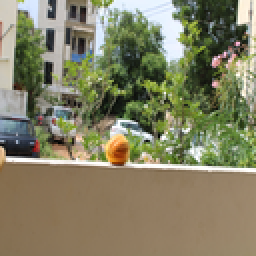
%> input picture Image1.png, 128 x 128 px, shrunk from 3000 x 3000 before the run (shown 2 times larger)
$ octave histogram.m   (GNU Octave 9; MATLAB toolbox functions it lacks are replaced by stand-ins)
%> lines starting %> are read from the running program, lines starting %| are printed output that depends on the picture
clc;
clear all;
close all;

img=imread('Image1.png');
%> img is the input picture: size 128x128x3 uint8; mean R, G, B 131.1, 128.5, 100.4
im=rgb2gray(img);
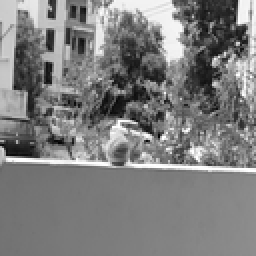
%> im: size 128x128 uint8 (shown 2 times larger); min 4, max 255, mean 126
imshow(im)
title('Image 1 in grayscale')
figure(1)
hold on

[r,c]=size(im);
%> r = 128; c = 128

level=1:256;
n=0:255;
total=0;

for l=1:256
    for loop1=1:r
        for loop2=1:c

            if im(loop1,loop2)==l-1
                total=total+1;
            end
        end
    end
            level(l)=total;
            total=0;
end
%> after the loop, level = 256 values, max 509 at index 123, min 0 at index 1, mean 64

figure(2)
disp(level')
%> (printed output is left out)
stem(n,level);
grid on;
ylabel('number of pixels');
xlabel('intensity level'); title('Histogram for Image 1')
%> after `title('Histogram for Image 1')`:
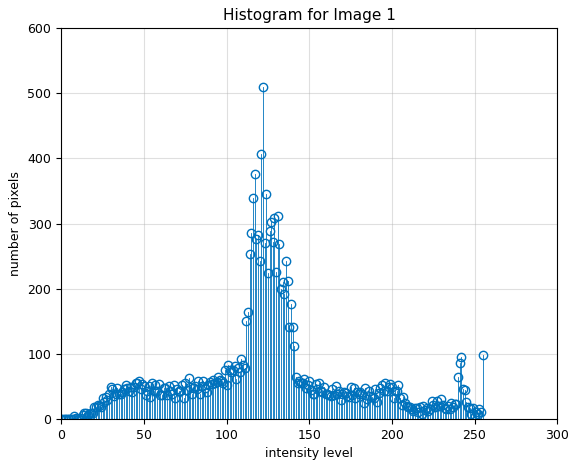
%> figure redrawn from the program's plot data; highest point at x = 122, y = 509
